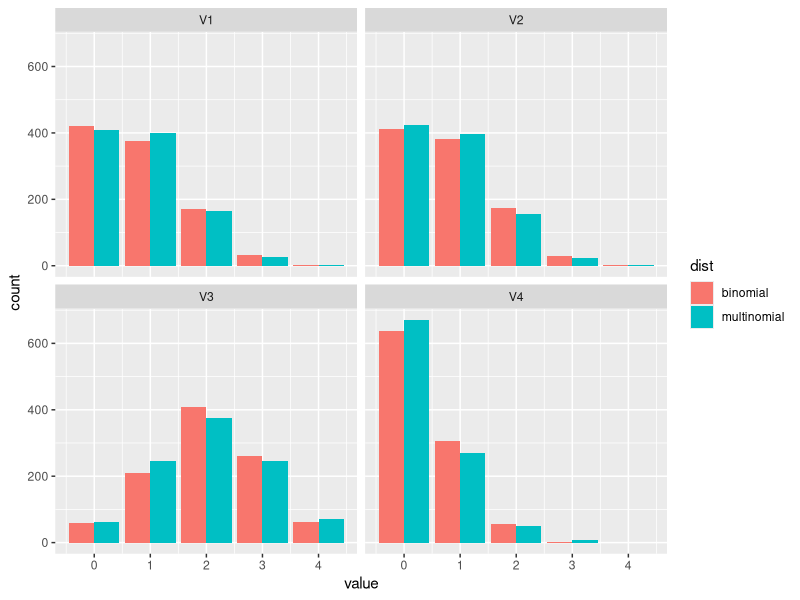
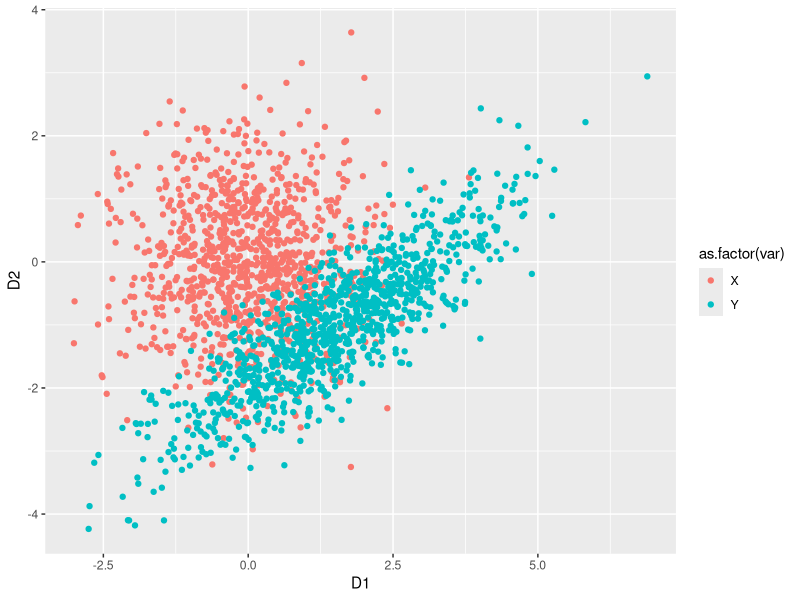
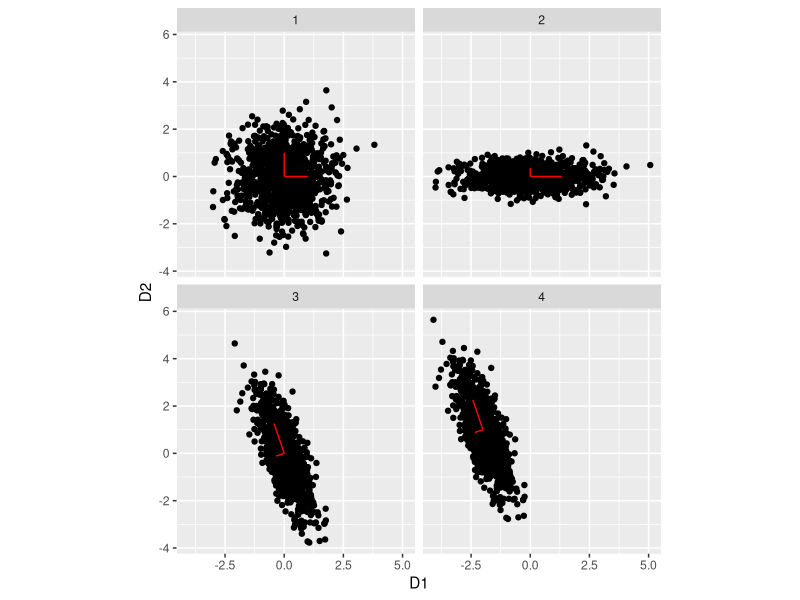
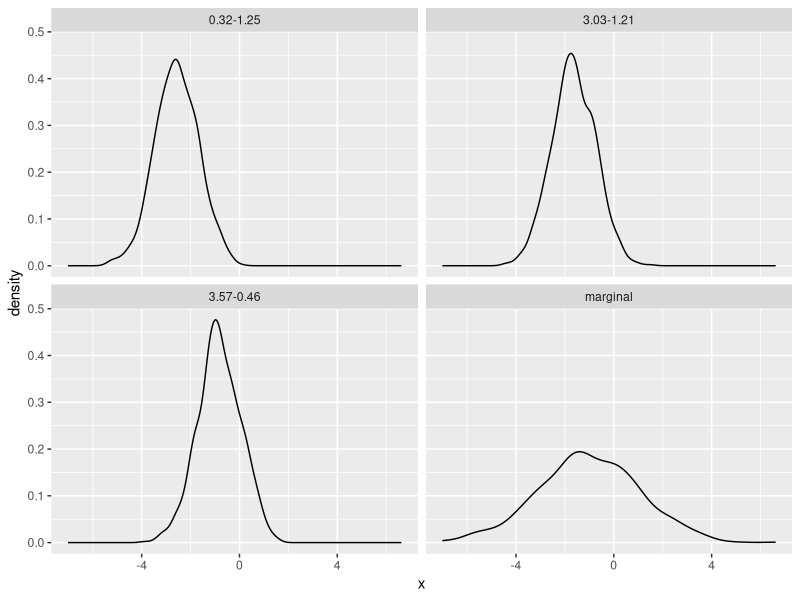
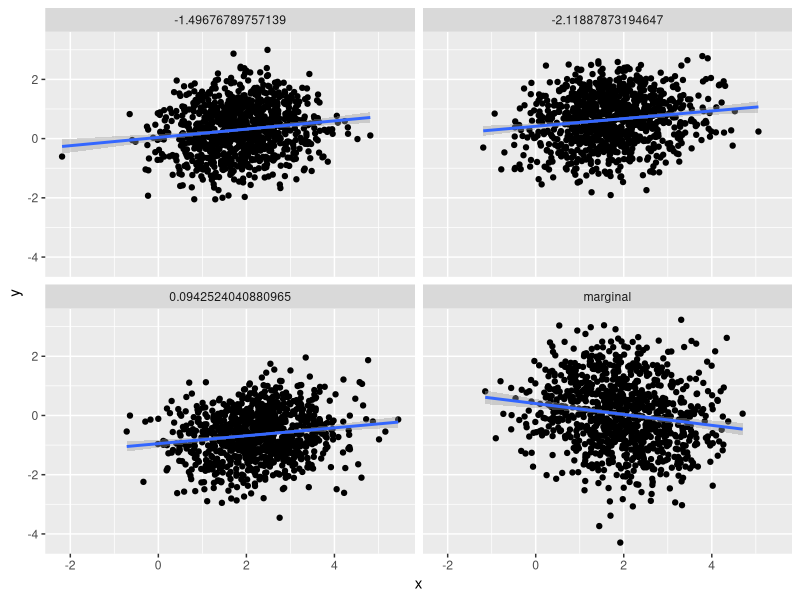
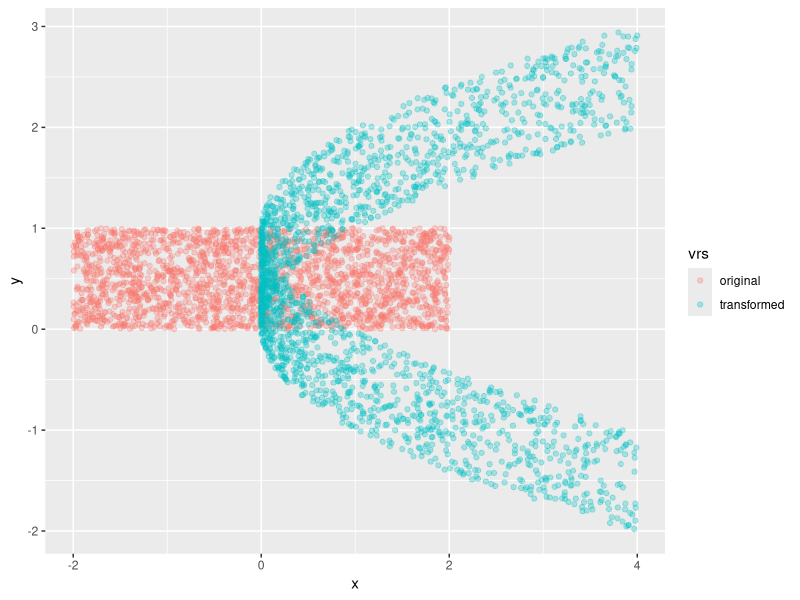

These figures' R source, in order:
## ---- chunk 1
togs <- T
library(ggplot2)
library(dplyr)
library(reshape2)
library(tidyr)
# togs <- FALSE
## ---- chunk 2
set.seed(1)
nsamps      <- 1000
samps_mult  <- rmultinom(nsamps, 4, prob = c(0.2, 0.2, 0.5, 0.1))
samps_mult  <- as_tibble(t(samps_mult)) %>%
  gather()
samps       <- tibble(
  V1 = rbinom(nsamps, 4, 0.2),
  V2 = rbinom(nsamps, 4, 0.2),
  V3 = rbinom(nsamps, 4, 0.5),
  V4 = rbinom(nsamps, 4, 0.1)
) %>%
  gather() %>%
  bind_rows(samps_mult) %>%
  bind_cols("dist" = c(rep("binomial", 4*nsamps), rep("multinomial", 4*nsamps)))

ggplot(samps, aes(x = value, fill = dist)) +
  geom_bar(position = "dodge") +
  facet_wrap(~ key)

## ---- chunk 3
# a
set.seed(1)
nsamps <- 1000
X      <- matrix(data = rnorm(nsamps * 2), ncol = 2)
mu     <- c(1.5, -1)
L      <- matrix(data = c(sqrt(2), 0,
                          1.2 / sqrt(2), sqrt(1 - 1.2^2/2)),
                 ncol  = 2,
                 byrow = TRUE)
Y      <- t(mu + L %*% t(X))
plot_df <- data.frame(rbind(X, Y), c(rep("X", nsamps), rep("Y", nsamps)))
colnames(plot_df) <- c("D1", "D2", "var")
ggplot(data = plot_df, aes(x = D1, y = D2, colour = as.factor(var))) +
  geom_point()


## ---- chunk 4
# a
set.seed(1)
sigma <- matrix(data = c(0.3, -0.5,
                         -0.5, 1.6),
                nrow  = 2,
                byrow = TRUE)
ed    <- eigen(sigma)
e_val  <- ed$values
e_vec  <- ed$vectors



# b
set.seed(1)
nsamps <- 1000
X      <- matrix(data = rnorm(nsamps * 2), ncol = 2)
vec1   <- matrix(c(1,0,0,1), nrow = 2)

X2     <- t(sqrt(diag(e_val)) %*% t(X))
vec2   <- sqrt(diag(e_val)) %*% vec1

X3     <- t(e_vec %*% t(X2))
vec3   <- e_vec %*% vec2

X4     <- t(c(-2, 1) + t(X3))
vec4   <- c(-2, 1) + vec3

vec_mat <- data.frame(matrix(c(0,0,0,0,0,0,0,0,0,0,0,0,-2,1,-2,1), ncol = 2, byrow = TRUE),
                      t(cbind(vec1, vec2, vec3, vec4)),
                      c(1,1,2,2,3,3,4,4))


df     <- data.frame(rbind(X, X2, X3, X4), c(rep(1, nsamps),
                                             rep(2, nsamps),
                                             rep(3, nsamps),
                                             rep(4, nsamps)))


colnames(df) <- c("D1", "D2", "wh")
colnames(vec_mat) <- c("D1", "D2", "E1", "E2", "wh")
ggplot(data = df, aes(x = D1, y = D2)) +
  geom_point() +
  geom_segment(data = vec_mat, aes(xend = E1, yend = E2), color = "red") +
  facet_wrap(~ wh) +
  coord_fixed()


## ---- chunk 5
mu    <- c(2, 0, -1)
Sigma <- matrix(c(1, -0.2, 0.5,
                  -0.2, 1.4, -1.2,
                  0.5, -1.2, 2),
                nrow = 3,
                byrow = TRUE)
mu_A     <- c(2, 0)
mu_B     <- -1
Sigma_A  <- Sigma[1:2, 1:2]
Sigma_B  <- Sigma[3, 3]
Sigma_AB <- Sigma[1:2, 3]


# b
tmp_b   <- t(Sigma_AB) %*% solve(Sigma_A)
mu_b    <- mu_B - tmp_b %*% mu_A
Sigma_b <- Sigma_B - t(Sigma_AB) %*% solve(Sigma_A) %*% Sigma_AB

mu_b
tmp_b
Sigma_b

# d
tmp_a   <- Sigma_AB * (1 / Sigma_B)
mu_a    <- mu_A - tmp_a * mu_B
Sigma_d <- Sigma_A - (Sigma_AB * (1 / Sigma_B)) %*% t(Sigma_AB)
mu_a
tmp_a
Sigma_d

## ---- chunk 6
library(mvtnorm)
set.seed(1)
nsamps <- 1000

# a and b
samps  <- as.data.frame(matrix(data = NA, nrow = 4 * nsamps, ncol = 2))
samps[1:nsamps,1] <- rnorm(nsamps, mu_B, Sigma_B)
samps[1:nsamps,2] <- "marginal"
for (i in 1:3) {
  a <- rmvnorm(1, mu_A, Sigma_A)
  samps[(i*nsamps + 1):((i + 1) * nsamps), 1] <- rnorm(nsamps,
                                                       mu_b + tmp_b %*% t(a),
                                                       Sigma_b)
  samps[(i*nsamps + 1):((i + 1) * nsamps), 2] <- paste0(# "cond", 
                                                        round(a, digits = 2), 
                                                        collapse = "-")
}
colnames(samps) <- c("x", "dist")
ggplot(samps, aes(x = x)) +
  geom_density() +
  facet_wrap(~ dist)

# c and d
samps  <- as.data.frame(matrix(data = NA, nrow = 4 * nsamps, ncol = 3))
samps[1:nsamps,1:2] <- rmvnorm(nsamps, mu_A, Sigma_A)
samps[1:nsamps,3]   <- "marginal"
for (i in 1:3) {
  b <- rnorm(1, mu_B, Sigma_B)
  samps[(i*nsamps + 1):((i + 1) * nsamps), 1:2] <- rmvnorm(nsamps,
                                                           mu_a + tmp_a * b,
                                                           Sigma_d)
  samps[(i*nsamps + 1):((i + 1) * nsamps), 3] <- b
}
colnames(samps) <- c("x", "y", "dist")
ggplot(samps, aes(x = x, y = y)) +
  geom_point() +
  geom_smooth(method = "lm") +
  facet_wrap(~ dist)
## ---- chunk 7
set.seed(1)
nsamps <- 2000
x      <- runif(nsamps, min = -2, max = 2)
y      <- runif(nsamps)
orig   <- tibble(x = x, y = y, vrs = "original")
u      <- x^2
v      <- y + x
transf <- tibble(x = u, y = v, vrs = "transformed")
df     <- bind_rows(orig, transf)
ggplot(df, aes(x = x, y = y, color = vrs)) +
  geom_point(alpha = 0.3)
## ---- chunk 8
library(mvtnorm)
set.seed(1)
mvn_dens <- function (y, mu, Sigma) {
  L     <- chol(Sigma)
  L_inv <- solve(t(L))
  g_inv <- L_inv %*% t(y - mu)
  J     <- L_inv
  J_det <- det(J)
  return(prod(dnorm(g_inv)) * J_det)
}
mu_v  <- c(-2, 0, 1)
cov_m <- matrix(c(1, -0.2, 0.5,
                  -0.2, 2, 0.3,
                  0.5, 0.3, 1.6),
                ncol  = 3,
                byrow = TRUE)
n_comp <- 20
for (i in 1:n_comp) {
  x <- rmvnorm(1, 
             mean  = mu_v,
             sigma = cov_m)
  print(paste0("My function: ",
               mvn_dens(x, mu_v, cov_m),
               ", dmvnorm: ",
               dmvnorm(x, mu_v, cov_m)))
}


